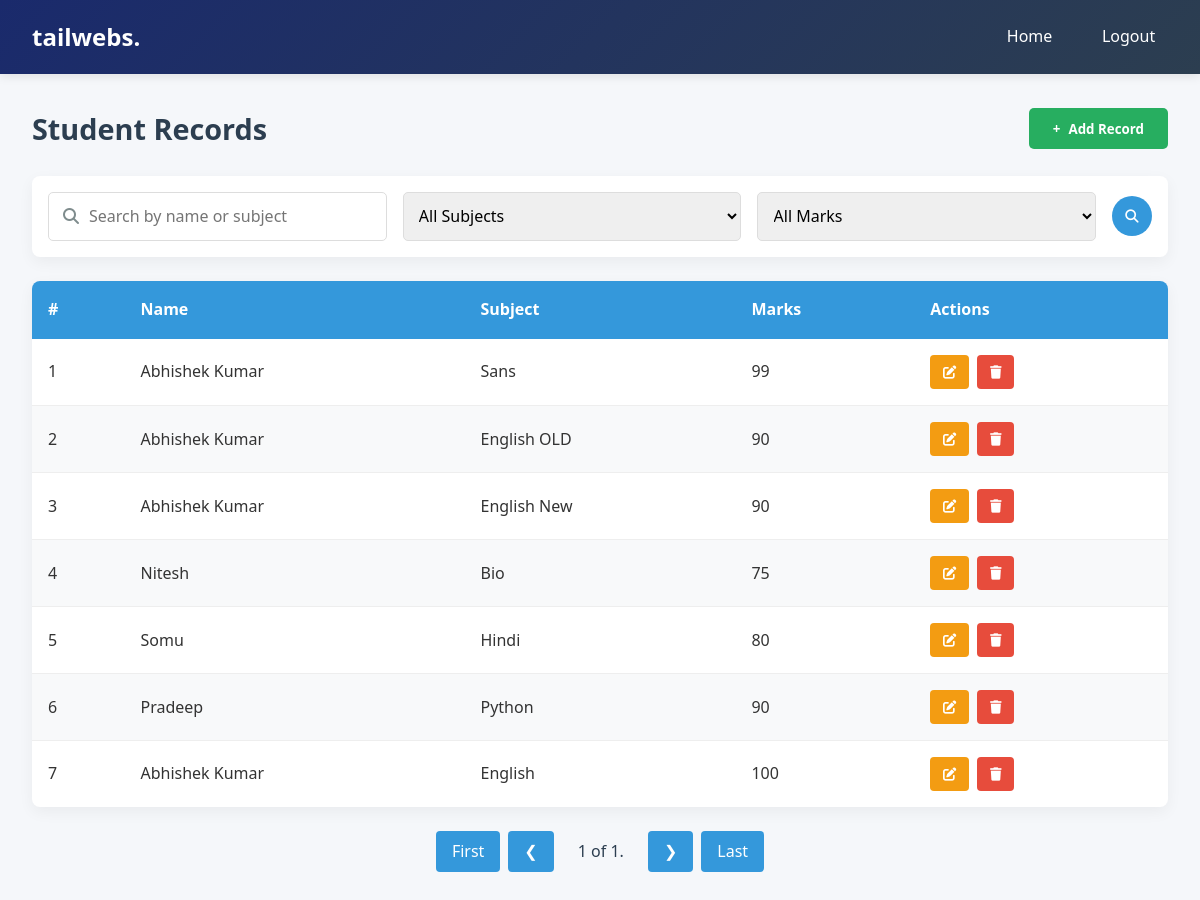
The app's page /home/ (signed in), older data.
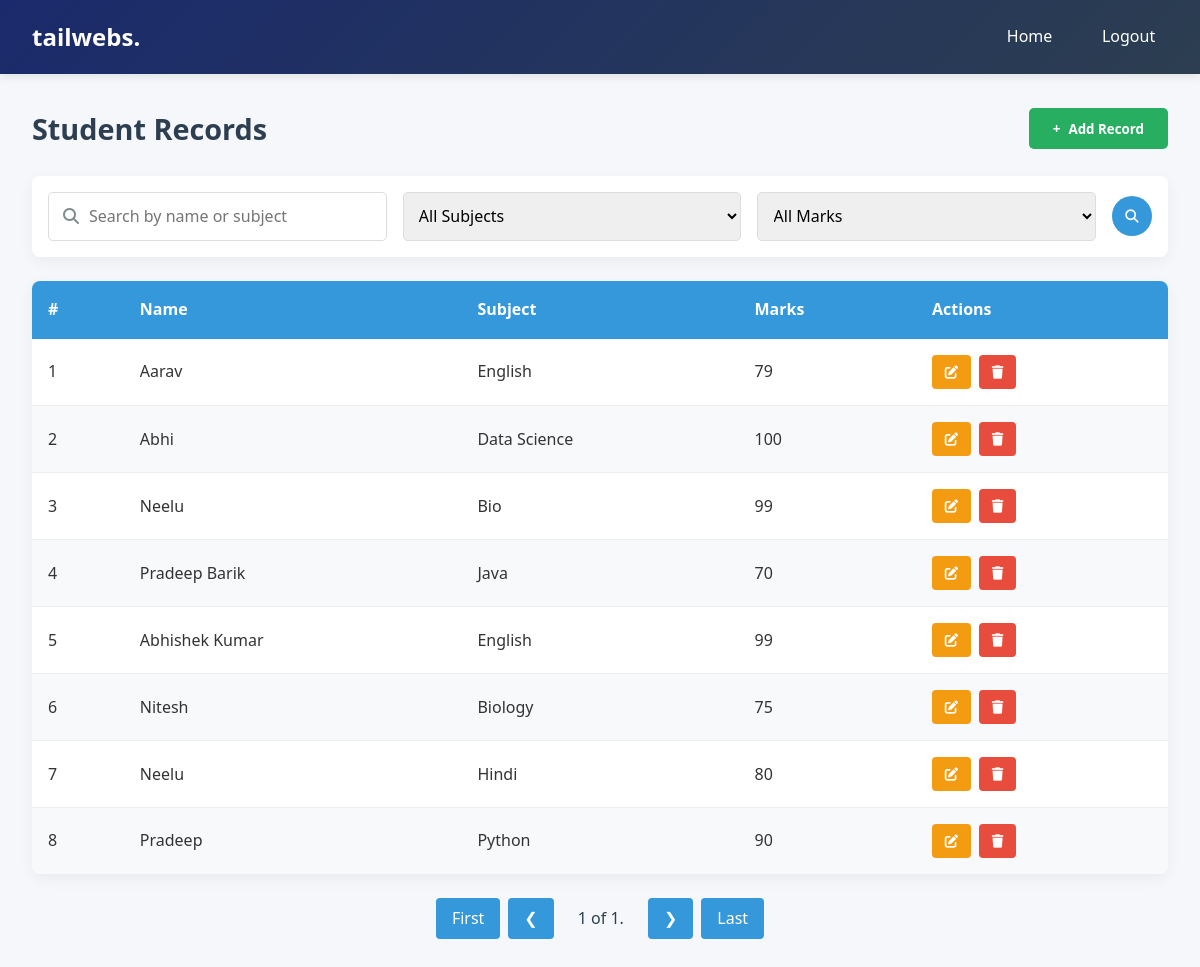
The same page, newer data.
### management/models.py (models this page shows, shortened)
class Student(models.Model):
    name = models.CharField(max_length=256, null=True, blank=True)
    subject = models.CharField(max_length=256, null=True, blank=True)
    mark = models.IntegerField(default=0)

### management/views.py (the view, shortened to what this page needs)
# urls.py: path('home/', views.home_view, name='home'),
@login_required(login_url='/')
def home_view(request):
    students = Student.objects.all().order_by('-id')
    subjects = Student.objects.values_list('subject', flat=True).distinct()
    student_filter = StudentFilter(request.GET, queryset=students)
    page = request.GET.get('page', 1)
    paginator = Paginator(student_filter.qs, 10)
    try:
        page_items = paginator.page(page)
    except PageNotAnInteger:
        page_items = paginator.page(1)
    except EmptyPage:
        page_items = paginator.page(paginator.num_pages)
    contexts = {
        'filter':student_filter,
        'page_items':page_items,
        'subjects':subjects
          }
    return render(request, 'home.html', contexts)

### management/templates/home.html (shortened to what this page needs)
{% extends "base.html" %}
{% block content %}
<div class="dashboard-container">
    <nav class="navbar">
        <div class="website-name">tailwebs.</div>
        <div class="nav-links">
            <a href="{% url 'home' %}">Home</a>
            <a href="{% url 'logout' %}" onclick="return confirm('Are you sure want to logout?');">Logout</a>
        </div>
    </nav>
    <div class="main-content">
        <div class="content-header">
            <h2 class="page-title">Student Records</h2>
            <button class="add-btn" onclick="togglePopup()">
                <span>+</span> Add Record
            </button>
        </div>
        <div class="Search-Filter-Container">
            <form method="get">
                <div class="Search-FC-Section-left">
                    <span>
                        <i class="fas fa-search"
                            style="position: absolute; left: 15px; top: 50%; transform: translateY(-50%); color: #7f8c8d;"></i>
                        <input type="text" name="search" placeholder="Search by name or subject" class="">
                    </span>
                    <span>
                        <select class="filter-select" name="subject">
                            <option value="">All Subjects</option>
                        </select>
                    </span>
                    <span>
                        <select class="filter-select" name="marks_range">
                            <option value="">All Marks</option>
                        </select>
                    </span>
                    <button type="submit" class="Common-Btn-circle">
                        <i class="fa fa-search"></i>
                    </button>
                </div>
            </form>
        </div>
        <table class="records-table">
            <thead>
                <tr>
                    <th>#</th>
                    <th>Name</th>
                    <th>Subject</th>
                    <th>Marks</th>
                    <th>Actions</th>
                </tr>
            </thead>
            <tbody>
                {% for student in page_items %}
                <tr>
                    <td>{{ forloop.counter0|add:page_items.start_index }}</td>
                    <td>{{student.name}}</td>
                    <td>{{student.subject}}</td>
                    <td>{{student.mark}}</td>
                    <td class="action-buttons">
                        <button class="action-btn edit-btn" onclick="togglePopup('{{forloop.counter}}')"><i
                                class="fa fa-edit"></i></a>
                        </button>
                        <form method="post" action="{% url 'student_delete' student.pk %}">
                            <button class="action-btn delete-btn"
                                onclick="return confirm('Are you sure you want to delete this record?');"><i
                                    class="fa fa-trash"></i>
                            </button>
                        </form>
                    </td>
                </tr>
                {% endfor %}
            </tbody>
        </table>
        <div class="Nav-Bnt-Container">
            <nav role="navigation">
                <ul class="cd-pagination">
                    <li class="button"> <a
                            href="?{% if filter.form.data %}{{ filter.form.data.urlencode }}&{% endif %}page=1">First</a>
                    </li>
                    {% if page_items.has_previous %}
                    <li class="button"><a
                            href="?{% if filter.form.data %}{{ filter.form.data.urlencode }}&{% endif %}page={{ page_items.previous_page_number }}">
                            ❮ </a></li>
                    {% else %}
                    <li class="button"><a name="prevPage" id="prevPage">❮</a> </li>
                    {% endif %}
                    <li class="currentCount">{{ page_items.number }} of {{page_items.paginator.num_pages}}.</li>
                    {% if page_items.has_next %}
                    <li class="button"><a
                            href="?{% if filter.form.data %}{{ filter.form.data.urlencode }}&{% endif %}page={{ page_items.next_page_number }}">❯</a>
                        {% else %}
                    <li class="button"><a name="nextPage" id="nextPage">❯</a></li>
                    {% endif %}
                    <li class="button"><a
                            href="?{% if filter.form.data %}{{ filter.form.data.urlencode }}&{% endif %}page={{page_items.paginator.num_pages}}">
                            Last </a></li>
                </ul>
            </nav>
        </div>
    </div>
</div>
{% endblock content %}

### management/templates/base.html (shortened to what this page needs)
{% load static %}
<!DOCTYPE html>
<html lang="en">
<head>
    <link rel="stylesheet" href="{% static 'css/styles.css' %}">
    <link rel="stylesheet" href="{% static 'css/extra.css' %}">
    <link rel="stylesheet" href="https://cdnjs.cloudflare.com/ajax/libs/font-awesome/6.4.0/css/all.min.css" />
</head>
<body>
    {% block content %} {% endblock content %}
</body>
</html>

### static/css/styles.css (style rules this page uses)
* { margin: 0; padding: 0; box-sizing: border-box; font-family: 'Segoe UI', Tahoma, Geneva, Verdana, sans-serif; }
body { background-color: #f5f7fa; color: #333; line-height: 1.6; }
.navbar { display: flex; justify-content: space-between; align-items: center; background: linear-gradient(135deg, #1a2a6c, #2c3e50); color: white; padding: 1rem 2rem; box-shadow: 0 2px 10px rgba(0, 0, 0, 0.1); }
.website-name { font-size: 1.5rem; font-weight: 700; }
.nav-links { display: flex; gap: 1.5rem; }
.nav-links a { color: white; text-decoration: none; font-weight: 500; padding: 0.5rem 0.8rem; border-radius: 4px; transition: background 0.3s; }
.main-content { padding: 2rem; max-width: 1200px; margin: 0 auto; }
.content-header { display: flex; justify-content: space-between; align-items: center; margin-bottom: 1.5rem; }
.page-title { font-size: 1.8rem; color: #2c3e50; }
.add-btn { background: #27ae60; color: white; border: none; padding: 0.7rem 1.5rem; border-radius: 5px; font-weight: 600; cursor: pointer; display: flex; align-items: center; gap: 0.5rem; transition: background 0.3s; }
.Search-Filter-Container { background: white; padding: 1rem; border-radius: 8px; margin-bottom: 1.5rem; box-shadow: 0 5px 15px rgba(0, 0, 0, 0.05); }
.Search-FC-Section-left { display: flex; align-items: center; gap: 1rem; }
.Search-FC-Section-left span { flex: 1; position: relative; }
.Search-FC-Section-left input { width: 100%; padding: 0.8rem 1rem; border: 1px solid #ddd; border-radius: 5px; font-size: 1rem; padding-left: 40px; }
.Common-Btn-circle { background: #3498db; color: white; border: none; border-radius: 50%; width: 40px; height: 40px; display: flex; align-items: center; justify-content: center; cursor: pointer; transition: background 0.3s; }
.filter-select { flex: 1; padding: 0.7rem; border: 1px solid #ddd; border-radius: 5px; font-size: 1rem; width: 100%; }
.records-table { width: 100%; border-collapse: collapse; background: white; border-radius: 8px; overflow: hidden; box-shadow: 0 5px 15px rgba(0, 0, 0, 0.05); margin-bottom: 1.5rem; }
.records-table th { background: #3498db; color: white; text-align: left; padding: 1rem; font-weight: 600; }
.records-table td { padding: 1rem; border-bottom: 1px solid #eee; }
.records-table tr:last-child td { border-bottom: none; }
.records-table tr:nth-child(even) { background-color: #f8f9fa; }
.action-btn { padding: 0.5rem 0.8rem; border: none; border-radius: 4px; cursor: pointer; font-weight: 500; transition: all 0.2s; }
.action-buttons { display: flex; justify-content: flex-start; align-items: center; }
.edit-btn { background: #f39c12; color: white; margin-right: 0.5rem; }
.delete-btn { background: #e74c3c; color: white; }
.Nav-Bnt-Container { display: flex; justify-content: center; margin-top: 1.5rem; }
.cd-pagination { display: flex; list-style: none; gap: 0.5rem; }
.cd-pagination li { display: inline-block; }
.cd-pagination li a, .cd-pagination li span { display: block; padding: 0.5rem 1rem; border-radius: 4px; text-decoration: none; transition: all 0.3s; }
.cd-pagination li.button a { background: #3498db; color: white; cursor: pointer; }
.cd-pagination li.currentCount { display: flex; align-items: center; padding: 0 1rem; font-weight: 500; color: #2c3e50; }

Row changes from the older to the newer data that the page shows:
removed Student: name "Abhishek Kumar", subject "English OLD", mark "90"
removed Student: name "Abhishek Kumar", subject "English New", mark "90"
removed Student: name "Abhishek Kumar", subject "English", mark "100"
added Student: name "Aarav", subject "English", mark "79"
added Student: name "Abhi", subject "Data Science", mark "100"
added Student: name "Neelu", subject "Bio", mark "99"
added Student: name "Pradeep Barik", subject "Java", mark "70"
changed Student "Abhishek Kumar": subject "Sans" → "English"
changed Student "Nitesh": subject "Bio" → "Biology"
changed Student "Hindi": name "Somu" → "Neelu"
